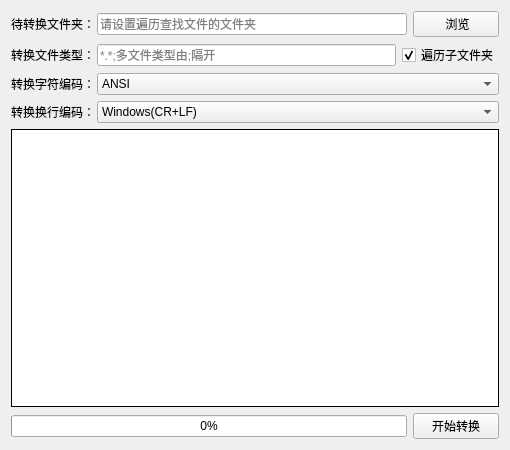
<?xml version="1.0" encoding="UTF-8"?>
<ui version="4.0">
 <class>BatchConvertText</class>
 <widget class="QWidget" name="BatchConvertText">
  <property name="geometry">
   <rect>
    <x>0</x>
    <y>0</y>
    <width>510</width>
    <height>450</height>
   </rect>
  </property>
  <property name="minimumSize">
   <size>
    <width>500</width>
    <height>380</height>
   </size>
  </property>
  <property name="windowTitle">
   <string>文档批量转换器</string>
  </property>
  <property name="windowIcon">
   <iconset resource="BatchConvertText.qrc">
    <normaloff>:/icon.png</normaloff>:/icon.png</iconset>
  </property>
  <layout class="QVBoxLayout" name="verticalLayout">
   <item>
    <widget class="QWidget" name="widget" native="true">
     <layout class="QHBoxLayout" name="horizontalLayout">
      <property name="leftMargin">
       <number>0</number>
      </property>
      <property name="topMargin">
       <number>0</number>
      </property>
      <property name="rightMargin">
       <number>0</number>
      </property>
      <property name="bottomMargin">
       <number>0</number>
      </property>
      <item>
       <widget class="QLabel" name="label">
        <property name="minimumSize">
         <size>
          <width>80</width>
          <height>0</height>
         </size>
        </property>
        <property name="maximumSize">
         <size>
          <width>80</width>
          <height>16777215</height>
         </size>
        </property>
        <property name="text">
         <string>待转换文件夹：</string>
        </property>
       </widget>
      </item>
      <item>
       <widget class="QLineEdit" name="lineEdit_floder">
        <property name="minimumSize">
         <size>
          <width>0</width>
          <height>0</height>
         </size>
        </property>
        <property name="placeholderText">
         <string>请设置遍历查找文件的文件夹</string>
        </property>
       </widget>
      </item>
      <item>
       <widget class="QPushButton" name="pushButton_select">
        <property name="minimumSize">
         <size>
          <width>86</width>
          <height>22</height>
         </size>
        </property>
        <property name="text">
         <string> 浏览</string>
        </property>
        <property name="icon">
         <iconset resource="BatchConvertText.qrc">
          <normaloff>:/open.png</normaloff>:/open.png</iconset>
        </property>
        <property name="iconSize">
         <size>
          <width>16</width>
          <height>16</height>
         </size>
        </property>
       </widget>
      </item>
     </layout>
    </widget>
   </item>
   <item>
    <widget class="QWidget" name="widget_2" native="true">
     <layout class="QHBoxLayout" name="horizontalLayout_2">
      <property name="leftMargin">
       <number>0</number>
      </property>
      <property name="topMargin">
       <number>0</number>
      </property>
      <property name="rightMargin">
       <number>0</number>
      </property>
      <property name="bottomMargin">
       <number>0</number>
      </property>
      <item>
       <widget class="QLabel" name="label_2">
        <property name="minimumSize">
         <size>
          <width>80</width>
          <height>0</height>
         </size>
        </property>
        <property name="maximumSize">
         <size>
          <width>80</width>
          <height>16777215</height>
         </size>
        </property>
        <property name="text">
         <string>转换文件类型：</string>
        </property>
       </widget>
      </item>
      <item>
       <widget class="QLineEdit" name="lineEdit_filter">
        <property name="minimumSize">
         <size>
          <width>0</width>
          <height>0</height>
         </size>
        </property>
        <property name="placeholderText">
         <string>*.*;多文件类型由;隔开</string>
        </property>
       </widget>
      </item>
      <item>
       <widget class="QCheckBox" name="checkBox">
        <property name="text">
         <string>遍历子文件夹</string>
        </property>
        <property name="checked">
         <bool>true</bool>
        </property>
       </widget>
      </item>
     </layout>
    </widget>
   </item>
   <item>
    <widget class="QWidget" name="widget_3" native="true">
     <layout class="QHBoxLayout" name="horizontalLayout_3">
      <property name="leftMargin">
       <number>0</number>
      </property>
      <property name="topMargin">
       <number>0</number>
      </property>
      <property name="rightMargin">
       <number>0</number>
      </property>
      <property name="bottomMargin">
       <number>0</number>
      </property>
      <item>
       <widget class="QLabel" name="label_3">
        <property name="minimumSize">
         <size>
          <width>80</width>
          <height>0</height>
         </size>
        </property>
        <property name="maximumSize">
         <size>
          <width>80</width>
          <height>16777215</height>
         </size>
        </property>
        <property name="text">
         <string>转换字符编码：</string>
        </property>
       </widget>
      </item>
      <item>
       <widget class="QComboBox" name="comboBox_code">
        <property name="minimumSize">
         <size>
          <width>0</width>
          <height>0</height>
         </size>
        </property>
        <item>
         <property name="text">
          <string>ANSI</string>
         </property>
        </item>
        <item>
         <property name="text">
          <string>Unicode</string>
         </property>
        </item>
        <item>
         <property name="text">
          <string>Unicode 高位在前</string>
         </property>
        </item>
        <item>
         <property name="text">
          <string>UTF-8</string>
         </property>
        </item>
        <item>
         <property name="text">
          <string>UTF-8 BOM 包含签名</string>
         </property>
        </item>
       </widget>
      </item>
     </layout>
    </widget>
   </item>
   <item>
    <widget class="QWidget" name="widget_4" native="true">
     <layout class="QHBoxLayout" name="horizontalLayout_4">
      <property name="leftMargin">
       <number>0</number>
      </property>
      <property name="topMargin">
       <number>0</number>
      </property>
      <property name="rightMargin">
       <number>0</number>
      </property>
      <property name="bottomMargin">
       <number>0</number>
      </property>
      <item>
       <widget class="QLabel" name="label_4">
        <property name="minimumSize">
         <size>
          <width>80</width>
          <height>0</height>
         </size>
        </property>
        <property name="maximumSize">
         <size>
          <width>80</width>
          <height>16777215</height>
         </size>
        </property>
        <property name="text">
         <string>转换换行编码：</string>
        </property>
       </widget>
      </item>
      <item>
       <widget class="QComboBox" name="comboBox_enter">
        <property name="minimumSize">
         <size>
          <width>0</width>
          <height>0</height>
         </size>
        </property>
        <item>
         <property name="text">
          <string>Windows(CR+LF)</string>
         </property>
        </item>
        <item>
         <property name="text">
          <string>Unix(LF)</string>
         </property>
        </item>
        <item>
         <property name="text">
          <string>Mac(CR)</string>
         </property>
        </item>
       </widget>
      </item>
     </layout>
    </widget>
   </item>
   <item>
    <widget class="QPlainTextEdit" name="plainTextEdit_log">
     <property name="frameShape">
      <enum>QFrame::Box</enum>
     </property>
     <property name="frameShadow">
      <enum>QFrame::Plain</enum>
     </property>
     <property name="readOnly">
      <bool>true</bool>
     </property>
    </widget>
   </item>
   <item>
    <widget class="QWidget" name="widget_5" native="true">
     <layout class="QHBoxLayout" name="horizontalLayout_5">
      <property name="leftMargin">
       <number>0</number>
      </property>
      <property name="topMargin">
       <number>0</number>
      </property>
      <property name="rightMargin">
       <number>0</number>
      </property>
      <property name="bottomMargin">
       <number>0</number>
      </property>
      <item>
       <widget class="QProgressBar" name="progressBar">
        <property name="minimumSize">
         <size>
          <width>0</width>
          <height>0</height>
         </size>
        </property>
        <property name="value">
         <number>0</number>
        </property>
        <property name="textDirection">
         <enum>QProgressBar::TopToBottom</enum>
        </property>
       </widget>
      </item>
      <item>
       <widget class="QPushButton" name="pushButton_start">
        <property name="minimumSize">
         <size>
          <width>86</width>
          <height>22</height>
         </size>
        </property>
        <property name="text">
         <string>开始转换</string>
        </property>
       </widget>
      </item>
     </layout>
    </widget>
   </item>
  </layout>
 </widget>
 <resources>
  <include location="BatchConvertText.qrc"/>
 </resources>
 <connections/>
</ui>
